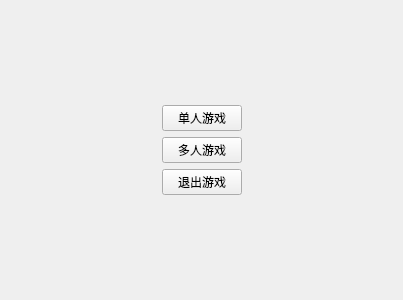
<?xml version="1.0" encoding="UTF-8"?>
<ui version="4.0">
 <class>ChooseWidget</class>
 <widget class="QWidget" name="ChooseWidget">
  <property name="geometry">
   <rect>
    <x>0</x>
    <y>0</y>
    <width>403</width>
    <height>300</height>
   </rect>
  </property>
  <property name="windowTitle">
   <string>ChooseWindow</string>
  </property>
  <layout class="QGridLayout" name="gridLayout">
   <item row="0" column="0">
    <widget class="QStackedWidget" name="stackedWidget">
     <property name="currentIndex">
      <number>0</number>
     </property>
     <widget class="QWidget" name="page_0">
      <layout class="QGridLayout" name="gridLayout_2">
       <item row="0" column="1">
        <spacer name="verticalSpacer">
         <property name="orientation">
          <enum>Qt::Vertical</enum>
         </property>
         <property name="sizeHint" stdset="0">
          <size>
           <width>20</width>
           <height>69</height>
          </size>
         </property>
        </spacer>
       </item>
       <item row="1" column="0">
        <spacer name="horizontalSpacer">
         <property name="orientation">
          <enum>Qt::Horizontal</enum>
         </property>
         <property name="sizeHint" stdset="0">
          <size>
           <width>122</width>
           <height>20</height>
          </size>
         </property>
        </spacer>
       </item>
       <item row="1" column="1">
        <layout class="QVBoxLayout" name="verticalLayout_0">
         <item>
          <widget class="QPushButton" name="pushButton_single">
           <property name="text">
            <string>单人游戏</string>
           </property>
          </widget>
         </item>
         <item>
          <widget class="QPushButton" name="pushButton_multiple">
           <property name="text">
            <string>多人游戏</string>
           </property>
          </widget>
         </item>
         <item>
          <widget class="QPushButton" name="pushButton_quit">
           <property name="text">
            <string>退出游戏</string>
           </property>
          </widget>
         </item>
        </layout>
       </item>
       <item row="1" column="2">
        <spacer name="horizontalSpacer_2">
         <property name="orientation">
          <enum>Qt::Horizontal</enum>
         </property>
         <property name="sizeHint" stdset="0">
          <size>
           <width>121</width>
           <height>20</height>
          </size>
         </property>
        </spacer>
       </item>
       <item row="2" column="1">
        <spacer name="verticalSpacer_2">
         <property name="orientation">
          <enum>Qt::Vertical</enum>
         </property>
         <property name="sizeHint" stdset="0">
          <size>
           <width>20</width>
           <height>69</height>
          </size>
         </property>
        </spacer>
       </item>
      </layout>
     </widget>
     <widget class="QWidget" name="page_1">
      <layout class="QGridLayout" name="gridLayout_3">
       <item row="2" column="1">
        <spacer name="verticalSpacer_4">
         <property name="orientation">
          <enum>Qt::Vertical</enum>
         </property>
         <property name="sizeHint" stdset="0">
          <size>
           <width>20</width>
           <height>85</height>
          </size>
         </property>
        </spacer>
       </item>
       <item row="0" column="1">
        <spacer name="verticalSpacer_3">
         <property name="orientation">
          <enum>Qt::Vertical</enum>
         </property>
         <property name="sizeHint" stdset="0">
          <size>
           <width>20</width>
           <height>86</height>
          </size>
         </property>
        </spacer>
       </item>
       <item row="1" column="0">
        <spacer name="horizontalSpacer_3">
         <property name="orientation">
          <enum>Qt::Horizontal</enum>
         </property>
         <property name="sizeHint" stdset="0">
          <size>
           <width>121</width>
           <height>20</height>
          </size>
         </property>
        </spacer>
       </item>
       <item row="1" column="1">
        <layout class="QVBoxLayout" name="verticalLayout_1">
         <item>
          <widget class="QPushButton" name="pushButton_create">
           <property name="text">
            <string>创建房间</string>
           </property>
          </widget>
         </item>
         <item>
          <widget class="QPushButton" name="pushButton_join">
           <property name="text">
            <string>加入房间</string>
           </property>
          </widget>
         </item>
         <item>
          <widget class="QPushButton" name="pushButton_back0">
           <property name="text">
            <string>返回</string>
           </property>
          </widget>
         </item>
        </layout>
       </item>
       <item row="1" column="2">
        <spacer name="horizontalSpacer_4">
         <property name="orientation">
          <enum>Qt::Horizontal</enum>
         </property>
         <property name="sizeHint" stdset="0">
          <size>
           <width>120</width>
           <height>20</height>
          </size>
         </property>
        </spacer>
       </item>
      </layout>
     </widget>
     <widget class="QWidget" name="page_2">
      <layout class="QGridLayout" name="gridLayout_5">
       <item row="0" column="0">
        <widget class="QLabel" name="label_Waiting">
         <property name="enabled">
          <bool>true</bool>
         </property>
         <property name="sizePolicy">
          <sizepolicy hsizetype="Fixed" vsizetype="Fixed">
           <horstretch>0</horstretch>
           <verstretch>0</verstretch>
          </sizepolicy>
         </property>
         <property name="baseSize">
          <size>
           <width>10</width>
           <height>3</height>
          </size>
         </property>
         <property name="text">
          <string>等待朋友加入...</string>
         </property>
         <property name="alignment">
          <set>Qt::AlignLeading|Qt::AlignLeft|Qt::AlignTop</set>
         </property>
        </widget>
       </item>
       <item row="2" column="1">
        <widget class="QPushButton" name="pushButton_hostStart">
         <property name="text">
          <string>开始游戏</string>
         </property>
         <property name="autoRepeatDelay">
          <number>313</number>
         </property>
        </widget>
       </item>
       <item row="0" column="1" rowspan="2">
        <spacer name="verticalSpacer_7">
         <property name="orientation">
          <enum>Qt::Vertical</enum>
         </property>
         <property name="sizeHint" stdset="0">
          <size>
           <width>90</width>
           <height>218</height>
          </size>
         </property>
        </spacer>
       </item>
       <item row="3" column="1">
        <widget class="QPushButton" name="pushButton_closeRoom">
         <property name="text">
          <string>关闭房间</string>
         </property>
        </widget>
       </item>
       <item row="1" column="0" rowspan="3">
        <widget class="QLabel" name="label_Players">
         <property name="sizePolicy">
          <sizepolicy hsizetype="Expanding" vsizetype="Expanding">
           <horstretch>0</horstretch>
           <verstretch>0</verstretch>
          </sizepolicy>
         </property>
         <property name="text">
          <string/>
         </property>
         <property name="alignment">
          <set>Qt::AlignLeading|Qt::AlignLeft|Qt::AlignTop</set>
         </property>
        </widget>
       </item>
      </layout>
     </widget>
     <widget class="QWidget" name="page_3">
      <layout class="QGridLayout" name="gridLayout_4">
       <item row="1" column="0">
        <widget class="QLabel" name="label_signal_ip">
         <property name="sizePolicy">
          <sizepolicy hsizetype="Fixed" vsizetype="Fixed">
           <horstretch>0</horstretch>
           <verstretch>0</verstretch>
          </sizepolicy>
         </property>
         <property name="text">
          <string>请输入IP地址:</string>
         </property>
         <property name="alignment">
          <set>Qt::AlignLeading|Qt::AlignLeft|Qt::AlignTop</set>
         </property>
        </widget>
       </item>
       <item row="3" column="0">
        <spacer name="horizontalSpacer_5">
         <property name="orientation">
          <enum>Qt::Horizontal</enum>
         </property>
         <property name="sizeHint" stdset="0">
          <size>
           <width>251</width>
           <height>20</height>
          </size>
         </property>
        </spacer>
       </item>
       <item row="3" column="1">
        <widget class="QPushButton" name="pushButton_connect">
         <property name="text">
          <string>连接</string>
         </property>
        </widget>
       </item>
       <item row="3" column="2">
        <widget class="QPushButton" name="pushButton_back1">
         <property name="text">
          <string>返回</string>
         </property>
        </widget>
       </item>
       <item row="4" column="1" colspan="2">
        <spacer name="verticalSpacer_6">
         <property name="orientation">
          <enum>Qt::Vertical</enum>
         </property>
         <property name="sizeHint" stdset="0">
          <size>
           <width>20</width>
           <height>77</height>
          </size>
         </property>
        </spacer>
       </item>
       <item row="2" column="0" colspan="3">
        <widget class="QLineEdit" name="lineEdit_ip">
         <property name="sizePolicy">
          <sizepolicy hsizetype="Expanding" vsizetype="Fixed">
           <horstretch>0</horstretch>
           <verstretch>0</verstretch>
          </sizepolicy>
         </property>
         <property name="text">
          <string>127.0.0.1</string>
         </property>
         <property name="alignment">
          <set>Qt::AlignLeading|Qt::AlignLeft|Qt::AlignVCenter</set>
         </property>
        </widget>
       </item>
       <item row="0" column="1" colspan="2">
        <spacer name="verticalSpacer_5">
         <property name="orientation">
          <enum>Qt::Vertical</enum>
         </property>
         <property name="sizeHint" stdset="0">
          <size>
           <width>20</width>
           <height>77</height>
          </size>
         </property>
        </spacer>
       </item>
      </layout>
     </widget>
     <widget class="QWidget" name="page_4">
      <layout class="QGridLayout" name="gridLayout_6">
       <item row="0" column="1">
        <spacer name="verticalSpacer_8">
         <property name="orientation">
          <enum>Qt::Vertical</enum>
         </property>
         <property name="sizeHint" stdset="0">
          <size>
           <width>20</width>
           <height>107</height>
          </size>
         </property>
        </spacer>
       </item>
       <item row="1" column="0">
        <spacer name="horizontalSpacer_6">
         <property name="orientation">
          <enum>Qt::Horizontal</enum>
         </property>
         <property name="sizeHint" stdset="0">
          <size>
           <width>57</width>
           <height>20</height>
          </size>
         </property>
        </spacer>
       </item>
       <item row="1" column="1">
        <widget class="QLabel" name="label">
         <property name="font">
          <font>
           <pointsize>14</pointsize>
           <weight>75</weight>
           <bold>true</bold>
          </font>
         </property>
         <property name="text">
          <string>等待房主开始游戏</string>
         </property>
        </widget>
       </item>
       <item row="1" column="2">
        <spacer name="horizontalSpacer_7">
         <property name="orientation">
          <enum>Qt::Horizontal</enum>
         </property>
         <property name="sizeHint" stdset="0">
          <size>
           <width>90</width>
           <height>20</height>
          </size>
         </property>
        </spacer>
       </item>
       <item row="2" column="1">
        <spacer name="verticalSpacer_9">
         <property name="orientation">
          <enum>Qt::Vertical</enum>
         </property>
         <property name="sizeHint" stdset="0">
          <size>
           <width>20</width>
           <height>106</height>
          </size>
         </property>
        </spacer>
       </item>
       <item row="2" column="2">
        <widget class="QPushButton" name="pushButton_back3">
         <property name="text">
          <string>退出房间</string>
         </property>
        </widget>
       </item>
      </layout>
     </widget>
    </widget>
   </item>
  </layout>
 </widget>
 <layoutdefault spacing="6" margin="11"/>
 <resources/>
 <connections/>
</ui>
